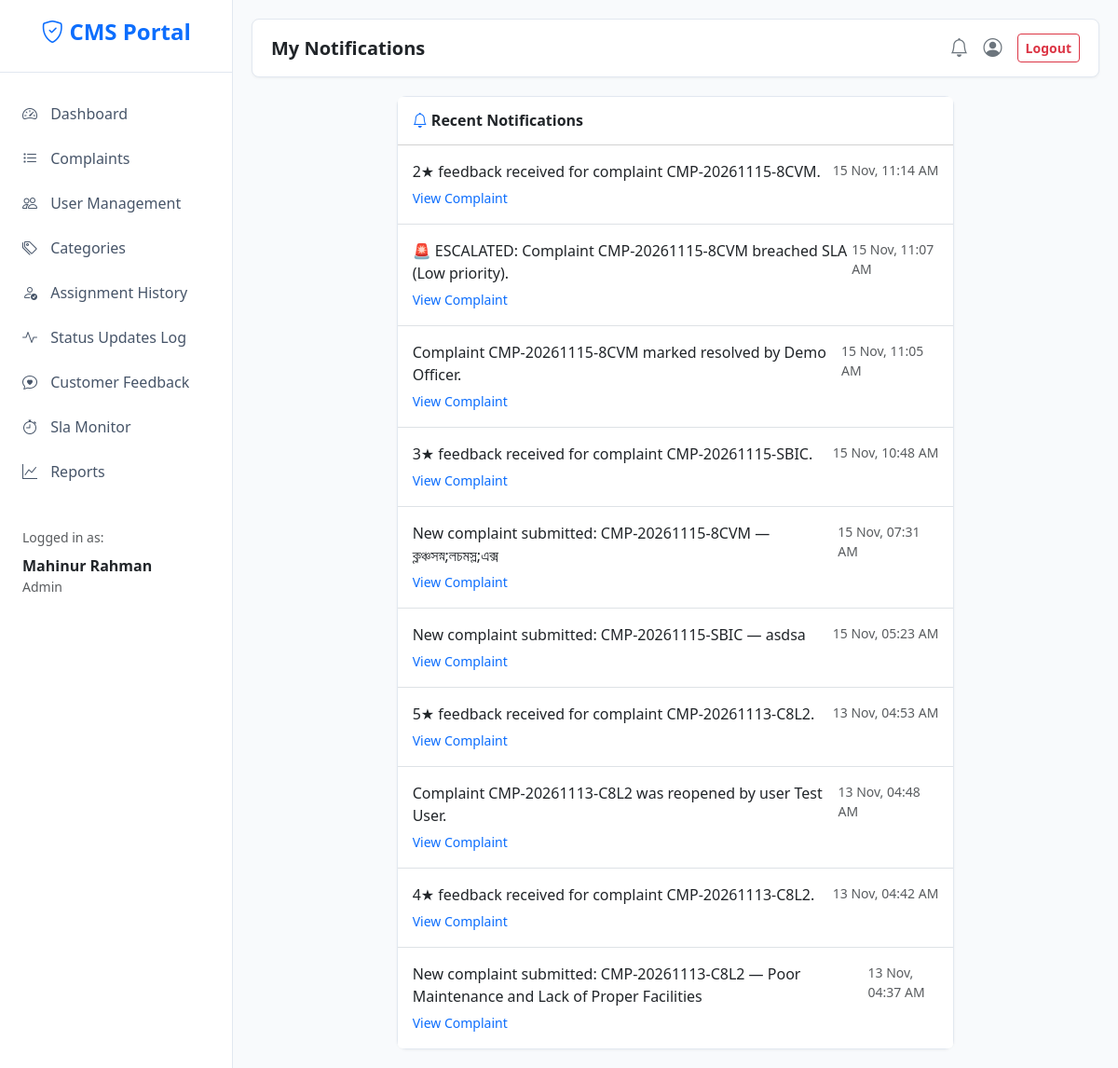
Page /notifications (signed in) on the committed database.
### models.py (models this page shows, shortened)
class User(db.Model, UserMixin):
    __tablename__ = "users"
    id = db.Column(db.Integer, primary_key=True)
    name = db.Column(db.String(120), nullable=False)
    email = db.Column(db.String(150), unique=True, nullable=False, index=True)
    phone = db.Column(db.String(20))
    address = db.Column(db.String(255))
    password_hash = db.Column(db.String(255), nullable=False)
    role = db.Column(db.String(20), nullable=False, default="user", index=True)
    department = db.Column(db.String(120))
    is_active = db.Column(db.Boolean, nullable=False, default=True)
    created_at = db.Column(db.DateTime, default=datetime.utcnow)
    reset_otp = db.Column(db.String(6), nullable=True)
    otp_expiry = db.Column(db.DateTime, nullable=True)

class Notification(db.Model):
    __tablename__ = "notifications"
    id = db.Column(db.Integer, primary_key=True)
    user_id = db.Column(db.Integer, db.ForeignKey("users.id"), nullable=False, index=True)
    complaint_id = db.Column(db.Integer, db.ForeignKey("complaints.id", ondelete="CASCADE"))
    message = db.Column(db.String(255), nullable=False)
    is_read = db.Column(db.Boolean, default=False, index=True)
    created_at = db.Column(db.DateTime, default=datetime.utcnow)
    user = db.relationship("User", backref=db.backref("notifications", lazy="dynamic"))
    complaint = db.relationship("Complaint")

### app.py (the view)
@app.route("/notifications")
@login_required
def notifications():
    items = Notification.query.filter_by(user_id=current_user.id).order_by(Notification.created_at.desc()).limit(100).all()
    Notification.query.filter_by(user_id=current_user.id, is_read=False).update({"is_read": True})
    db.session.commit()
    return render_template("notifications.html", items=items)

### app.py (called while the page is built)
@login_manager.user_loader
def load_user(user_id):
    return db.session.get(User, int(user_id))

def t(key, **kwargs):
    text = (key or "").replace("_", " ").replace("-", " ").title()
    if kwargs:
        try:
            text = text.format(**kwargs)
        except (KeyError, IndexError):
            pass
    return text

@app.context_processor
def inject_globals():
    unread = 0
    try:
        if current_user.is_authenticated:
            unread = Notification.query.filter_by(user_id=current_user.id, is_read=False).count()
    except Exception:
        unread = 0
    return dict(
        unread_count=unread,
        STATUSES=STATUSES,
        PRIORITIES=PRIORITIES,
        get_sla_status=get_sla_status,
        t=t,
    )

### templates/notifications.html (shortened to what this page needs)
{% extends "base.html" %}
{% block page_title %}My Notifications{% endblock %}
{% block content %}
<div class="row justify-content-center">
    <div class="col-lg-8">
        <div class="card">
            <div class="card-header bg-white py-3">
                <h6 class="mb-0 fw-bold"><i class="bi bi-bell text-primary"></i> Recent Notifications</h6>
            </div>
            <div class="list-group list-group-flush">
                {% for item in items %}
                <div class="list-group-item p-3 {% if not item.is_read %}bg-light{% endif %}">
                    <div class="d-flex w-100 justify-content-between">
                        <p class="mb-1">{{ item.message }}</p>
                        <small class="text-muted">{{ item.created_at.strftime('%d %b, %I:%M %p') }}</small>
                    </div>
                    {% if item.complaint_id %}
                    <small><a href="{{ url_for('complaint_detail', cid=item.complaint_id) }}" class="text-decoration-none">View Complaint</a></small>
                    {% endif %}
                </div>
                {% else %}
                <div class="text-center py-5 text-muted">
                    <i class="bi bi-bell-slash fs-1 d-block mb-3"></i>
                    <p>You have no notifications.</p>
                </div>
                {% endfor %}
            </div>
        </div>
    </div>
</div>
{% endblock %}

### templates/base.html (shortened to what this page needs)
<!DOCTYPE html>
<html lang="en">
<head>
    <link href="https://cdn.jsdelivr.net/npm/bootstrap@5.3.2/dist/css/bootstrap.min.css" rel="stylesheet">
    <link rel="stylesheet" href="https://cdn.jsdelivr.net/npm/bootstrap-icons@1.11.1/font/bootstrap-icons.css">
</head>
<body>
    <div class="wrapper">
        <nav id="sidebar">
            <div class="sidebar-header">
                <h4 class="fw-bold text-primary"><i class="bi bi-shield-check"></i> CMS Portal</h4>
            </div>
            <ul class="list-unstyled components">
                <li>
                    <a href="{{ url_for('dashboard_router') }}" class="{{ 'active' if request.endpoint == 'dashboard_router' }}">
                        <i class="bi bi-speedometer2"></i> {{ t('dashboard') }}
                    </a>
                </li>
                <li>
                    <a href="{{ url_for('complaints_list') }}" class="{{ 'active' if request.endpoint == 'complaints_list' }}">
                        <i class="bi bi-list-task"></i> {{ t('complaints') }}
                    </a>
                </li>
                {% if current_user.role == 'admin' %}
                <li>
                    <a href="{{ url_for('admin_users') }}" class="{{ 'active' if request.endpoint == 'admin_users' }}">
                        <i class="bi bi-people"></i> {{ t('user_management') }}
                    </a>
                </li>
                <li>
                    <a href="{{ url_for('admin_categories') }}" class="{{ 'active' if request.endpoint == 'admin_categories' }}">
                        <i class="bi bi-tags"></i> {{ t('categories') }}
                    </a>
                </li>
                <li>
                    <a href="{{ url_for('admin_assignments') }}" class="{{ 'active' if request.endpoint == 'admin_assignments' }}">
                        <i class="bi bi-person-check"></i> {{ t('assignment_history') }}
                    </a>
                </li>
                <li>
                    <a href="{{ url_for('admin_updates') }}" class="{{ 'active' if request.endpoint == 'admin_updates' }}">
                        <i class="bi bi-activity"></i> {{ t('status_updates_log') }}
                    </a>
                </li>
                <li>
                    <a href="{{ url_for('admin_feedback') }}" class="{{ 'active' if request.endpoint == 'admin_feedback' }}">
                        <i class="bi bi-chat-heart"></i> {{ t('customer_feedback') }}
                    </a>
                </li>
                <li>
                    <a href="{{ url_for('admin_sla') }}" class="{{ 'active' if request.endpoint == 'admin_sla' }}">
                        <i class="bi bi-stopwatch"></i> {{ t('sla_monitor') }}
                    </a>
                </li>
                <li>
                    <a href="{{ url_for('admin_reports') }}" class="{{ 'active' if request.endpoint == 'admin_reports' }}">
                        <i class="bi bi-graph-up"></i> {{ t('reports') }}
                    </a>
                </li>
                {% endif %}
            </ul>
            <ul class="list-unstyled mt-3 px-3">
                <li class="text-muted small mb-2 px-2">Logged in as:</li>
                <li class="px-2 mb-3">
                    <div class="text-dark fw-bold">{{ current_user.name }}</div>
                    <div class="text-muted small text-capitalize">{{ current_user.role }}</div>
                </li>
            </ul>
        </nav>
        <div id="content">
            <div class="top-navbar d-flex justify-content-between align-items-center">
                <h5 class="mb-0 fw-bold text-dark">{% block page_title %}{{ t('dashboard') }}{% endblock %}</h5>
                <div class="d-flex align-items-center gap-3">
                    <a href="{{ url_for('notifications') }}" class="text-secondary position-relative text-decoration-none">
                        <i class="bi bi-bell fs-5"></i>
                    </a>
                    <a href="{{ url_for('profile') }}" class="text-secondary text-decoration-none" title="{{ t('profile') }}">
                        <i class="bi bi-person-circle fs-5"></i>
                    </a>
                    <form action="{{ url_for('logout') }}" method="POST" class="d-inline m-0 p-0">
                        <button type="submit" class="btn btn-sm btn-outline-danger fw-bold">{{ t('logout') }}</button>
                    </form>
                </div>
            </div>
            {% block content %}{% endblock %}
        </div>
    </div>
</body>
</html>

### templates/base.html (style rules this page uses)
body { background-color: #f8fafc; overflow-x: hidden; font-family: 'Segoe UI', Tahoma, Geneva, Verdana, sans-serif; }
.wrapper { display: flex; width: 100%; align-items: stretch; }
#sidebar { min-width: 250px; max-width: 250px; background: #ffffff; border-right: 1px solid #e2e8f0; min-height: 100vh; transition: all 0.3s; }
#sidebar .sidebar-header { padding: 20px; background: #ffffff; text-align: center; border-bottom: 1px solid #e2e8f0; }
#sidebar ul.components { padding: 20px 0; }
#sidebar ul li a { padding: 12px 20px; font-size: 1rem; display: block; color: #475569; font-weight: 500; text-decoration: none; transition: 0.2s; border-left: 4px solid transparent; }
#sidebar ul li a i { margin-right: 10px; }
#content { width: 100%; padding: 20px; min-height: 100vh; }
.top-navbar { background: #ffffff; padding: 15px 20px; box-shadow: 0 1px 3px rgba(0,0,0,.05); margin-bottom: 20px; border-radius: 8px; border: 1px solid #e2e8f0; }
.card { border: 1px solid #e2e8f0; box-shadow: 0 1px 3px rgba(0,0,0,.05); border-radius: 10px; }

### rows in the picture
User: name "Mahinur Rahman", role "Admin"
Notification: message "2★ feedback received for complaint CMP-20261115-8CVM.", created_at "15 Nov, 11:14 AM"
Notification: message "🚨 ESCALATED: Complaint CMP-20261115-8CVM breached SLA (Low priority).", created_at "15 Nov, 11:07 AM"
Notification: message "Complaint CMP-20261115-8CVM marked resolved by Demo Officer.", created_at "15 Nov, 11:05 AM"
Notification: message "3★ feedback received for complaint CMP-20261115-SBIC.", created_at "15 Nov, 10:48 AM"
Notification: message "New complaint submitted: CMP-20261115-8CVM — ক্লঞ্চসস্ন;লচমস্ল;এক্স", created_at "15 Nov, 07:31 AM"
Notification: message "New complaint submitted: CMP-20261115-SBIC — asdsa", created_at "15 Nov, 05:23 AM"
Notification: message "5★ feedback received for complaint CMP-20261113-C8L2.", created_at "13 Nov, 04:53 AM"
Notification: message "Complaint CMP-20261113-C8L2 was reopened by user Test User.", created_at "13 Nov, 04:48 AM"
Notification: message "4★ feedback received for complaint CMP-20261113-C8L2.", created_at "13 Nov, 04:42 AM"
Notification: message "New complaint submitted: CMP-20261113-C8L2 — Poor Maintenance and Lack of Proper Facilities", created_at "13 Nov, 04:37 AM"

### other values in the picture
{{ t('dashboard') }} "Dashboard"
{{ t('complaints') }} "Complaints"
{{ t('user_management') }} "User Management"
{{ t('categories') }} "Categories"
{{ t('assignment_history') }} "Assignment History"
{{ t('status_updates_log') }} "Status Updates Log"
{{ t('customer_feedback') }} "Customer Feedback"
{{ t('sla_monitor') }} "Sla Monitor"
{{ t('reports') }} "Reports"
{{ t('logout') }} "Logout"
